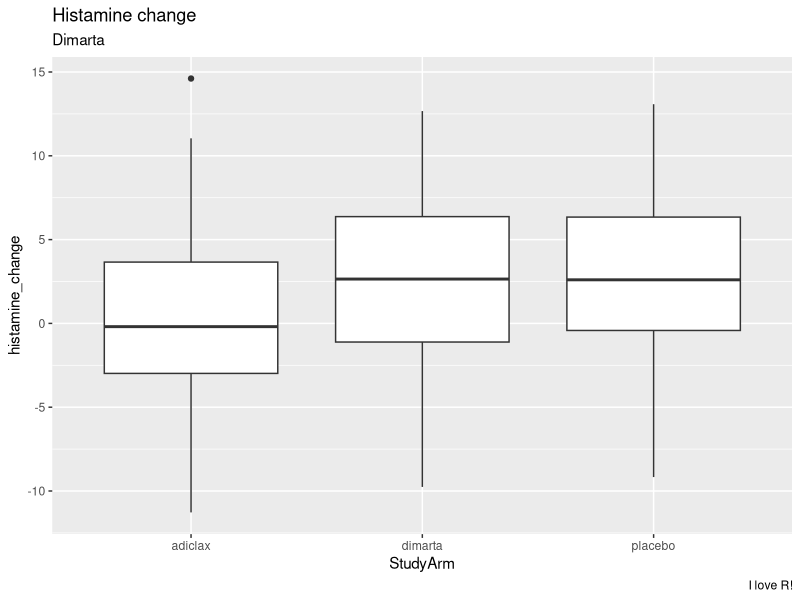
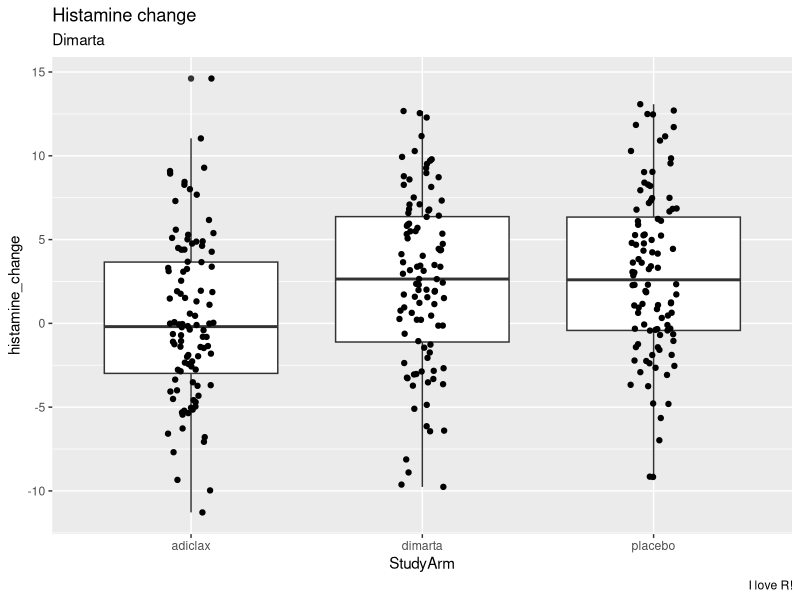
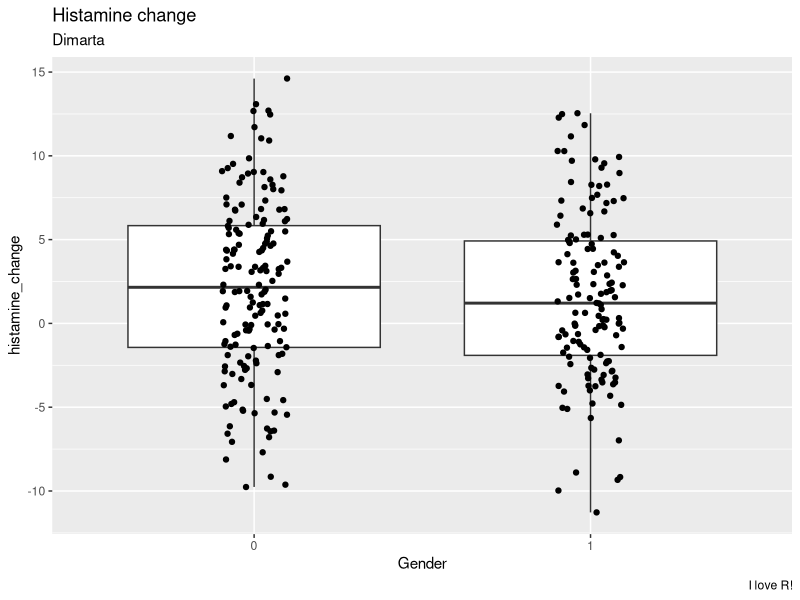
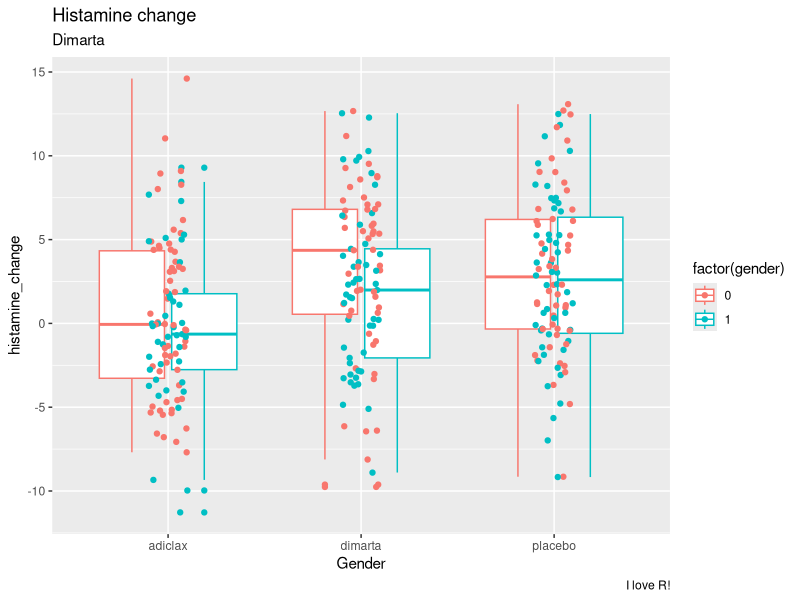
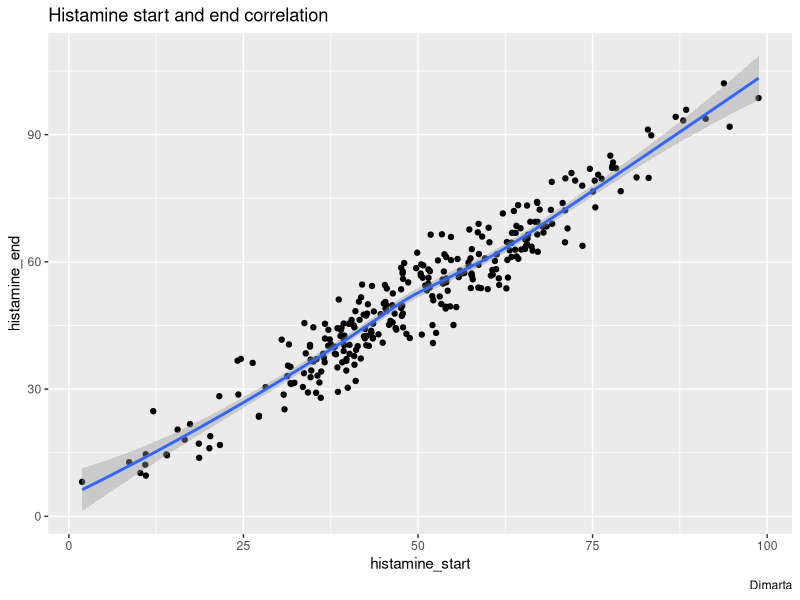
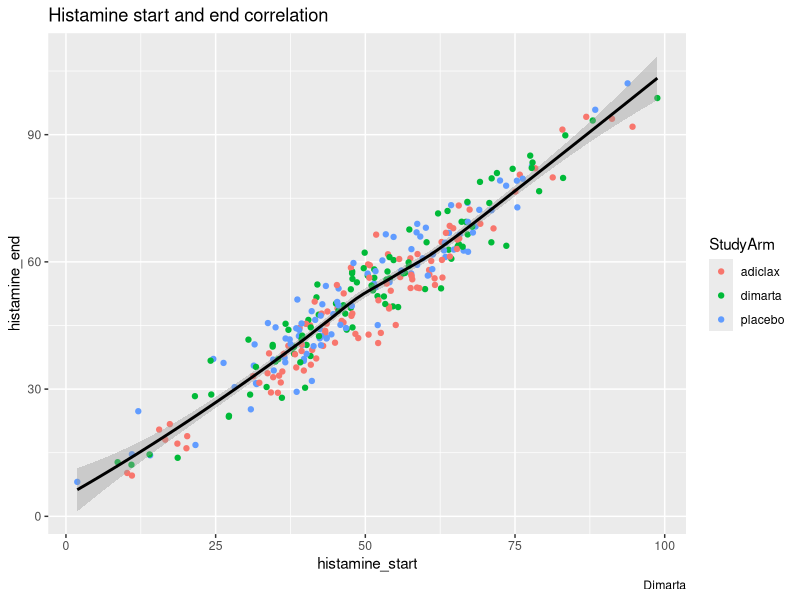
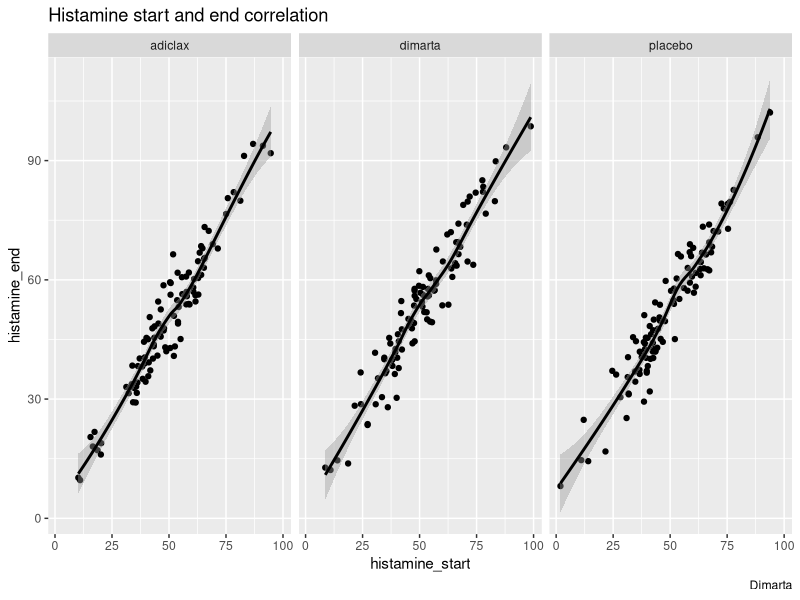

The R script that drew these images, in order:
## ---- chunk 1
knitr::opts_chunk$set(comment = NA, 
                      fig.width = 6, 
                      fig.height = 6,
                      fig.align = 'center',
                      echo = FALSE, 
                      eval = FALSE, 
                      warning = FALSE,
                      message = FALSE)

options(digits = 3)
library(tidyverse)
## ---- chunk 2
# set.seed(100)
# 
# PatientID_v <- sapply(1:300, FUN = function(x) {
#   paste0(sample(letters, size = 8, replace = TRUE), collapse = "")
#   })
# 
# arm_v <- rep(c(1, 2, 3), length.out = 300)
# 
# demographics_df <- tibble(
#   PatientID = PatientID_v,
#   age = round(rnorm(n = 300, mean = 40, sd = 5), 0),
#   gender = sample(c(0, 1), size = 300, replace = TRUE),
#   site  = sample(c("London", "Paris", "Tokyo"), size = 300, replace = TRUE),
#   diseasestatus = sample(c("Early", "Mid", "Late"), size = 300, replace = TRUE)
# ) %>%
#   sample_frac(1)
# 
# biomarker_df <- expand.grid(
#   PatientID = PatientID_v,
#   Biomarker = c("dw", "np", "ms"), 
#   stringsAsFactors = FALSE
# ) %>% as_tibble() %>%
#   sample_frac(1)
# 
# biomarker_df$BiomarkerStatus <- sample(c(TRUE, FALSE),
#                                              size = 900, replace = TRUE, prob = c(.25, .75))
# 
# trial_df <-  tibble(
#   PatientID = PatientID_v,
#   arm = arm_v,
#   histamine_start = round(rnorm(n = 300, mean = 50, sd = 15), 2),
#   histamine_end = NA
# ) %>% as_tibble() %>%
#   sample_frac(1) 
# 
# 
# trial_df$histamine_end[trial_df$arm == 1] <- trial_df$histamine_start[trial_df$arm == 1] + round(rnorm(sum(trial_df$arm == 1), mean = 3, sd = 5), 2)
# trial_df$histamine_end[trial_df$arm == 2] <- trial_df$histamine_start[trial_df$arm == 2] + round(rnorm(sum(trial_df$arm == 2), mean = -4, sd = 5), 2)
# trial_df$histamine_end[trial_df$arm == 3] <- trial_df$histamine_start[trial_df$arm == 3] + round(rnorm(sum(trial_df$arm == 3), mean = 0, sd = 5), 2)
# 
# trial_df$qol_start <- round(rnorm(n = 300, mean = 3, sd = 1), 0)
# trial_df$qol_end <- trial_df$qol_start + round(rnorm(n = 300, mean = 0, sd = 1), 0)
# 
# # Add some bad  / NA values
# # 
# # trial_df$histamine_start[sample(nrow(trial_df), size = 5)] <- c(999, -24, 888, -99, 999)
# # trial_df$histamine_end[sample(nrow(trial_df), size = 10)] <- NA
# # trial_df$histamine_start[sample(nrow(trial_df), size = 7)] <- NA
# 
# write_csv(x = trial_df, path = "_sessions/D2S3_CaseStudies/dimarta_trial.csv")
# write_csv(x = biomarker_df, path = "_sessions/D2S3_CaseStudies/dimarta_biomarker.csv")
# write_csv(x = demographics_df, path = "_sessions/D2S3_CaseStudies/dimarta_demographics.csv")

trial_df <- read_csv("1_Data/dimarta_trial.csv")
demographics_df <- read_csv("1_Data/dimarta_demographics.csv")
biomarker_df <- read_csv("1_Data/dimarta_biomarker.csv")
## ---- chunk 3
## read in datasets
trial_df <- read_csv("1_Data/dimarta_trial.csv")
demographics_df <- read_csv("1_Data/dimarta_demographics.csv")
biomarker_df <- read_csv("1_Data/dimarta_biomarker.csv")
## ---- chunk 4
trial_df
demographics_df
biomarker_df
## ---- chunk 5
trial_df <- trial_df %>%
  rename(StudyArm = arm)
## ---- chunk 6
# table(trial_df$StudyArm)

trial_df <- trial_df %>%
  mutate(StudyArm = case_when(
    StudyArm == 1 ~ "placebo",
    StudyArm == 2 ~ "adiclax",
    StudyArm == 3 ~ "dimarta"
  ))
## ---- chunk 7
demographics_df <- demographics_df %>%
  mutate(gender_c = case_when(
    gender == 0 ~ "male",
    gender == 1 ~ "female"
  ))
## ---- chunk 8
# Create a new dataframe called dimarta_df that contains both trial_df and demographics_df
dimarta_df <- trial_df %>%
  left_join(demographics_df)
## ---- chunk 9
biomarker_wide_df <- 
biomarker_df %>%
  pivot_wider(names_from = 'Biomarker',
              values_from = 'BiomarkerStatus')
## ---- chunk 10
dimarta_df <- dimarta_df %>% 
  left_join(biomarker_wide_df)
## ---- chunk 11
dimarta_df
## ---- chunk 12
mean(dimarta_df$age)
## ---- chunk 13
dimarta_df %>%
  group_by(gender_c) %>%
  summarise(
    Counts = n()    
  )
## ---- chunk 14
dimarta_df %>%
  group_by(StudyArm) %>%
  summarise(
    Counts = n()    
  )
## ---- chunk 15
dimarta_df %>%
  group_by(StudyArm, gender_c) %>%
    mutate(Counts = n())
## ---- chunk 16
dimarta_df <- dimarta_df %>%
  mutate(
    histamine_change = histamine_end - histamine_start
  )
## ---- chunk 17
dimarta_df <- dimarta_df %>%
  mutate(
    qol_change = qol_end - qol_start
  )

# Look at result
dimarta_df %>% 
  select(qol_change)
## ---- chunk 18
# Calculate percent of patients with positive biomarkers

dimarta_df %>%
  summarise(
    dw_mean = mean(dw),
    ms_percent = mean(ms),
    np_percent = mean(np)
  )
## ---- chunk 19
# Calculate the mean change in histamine for each study site
dimarta_df %>%
  group_by(site) %>%
  summarise(
    age_mean = mean(age),
    age_sd = sd(age)
  )
## ---- chunk 20
# Calculate the mean change in histamine for each study site
dimarta_df %>%
  group_by(site) %>%
  summarise(
    histamine_change_mean = mean(histamine_change, na.rm = TRUE)
  )
## ---- chunk 21
# Calculate the mean change in histamine for each study site
dimarta_df %>%
  group_by(StudyArm) %>%
  summarise(
    histamine_change_mean = mean(histamine_change, na.rm = TRUE)
  )
## ---- chunk 22
# Calculate the mean change in histamine for each study site
dimarta_df %>%
  group_by(StudyArm) %>%
  summarise(
    qol_change_mean = mean(qol_change, na.rm = TRUE)
  )
## ---- chunk 23
ggplot(data = dimarta_df,
       mapping = aes(x = StudyArm, 
                     y = histamine_change)) +
  geom_boxplot() +
  labs(title = "Histamine change",
       subtitle = "Dimarta",
       caption = "I love R!")
## ---- chunk 24
ggplot(data = dimarta_df,
       mapping = aes(x = StudyArm, 
                     y = histamine_change)) +
  geom_boxplot() + 
  geom_jitter(width = .1) +
  labs(title = "Histamine change",
       subtitle = "Dimarta",
       caption = "I love R!")
## ---- chunk 25
ggplot(data = dimarta_df,
       mapping = aes(x = factor(gender), 
                     y = histamine_change)) +
  geom_boxplot() +
  geom_jitter(width = .1) +
  labs(title = "Histamine change",
       subtitle = "Dimarta",
       caption = "I love R!",
       x = "Gender")
## ---- chunk 26
ggplot(data = dimarta_df,
       mapping = aes(x = StudyArm, 
                     y = histamine_change,
                     col = factor(gender))) +
  geom_boxplot() +
  geom_jitter(width = .1) +
  labs(title = "Histamine change",
       subtitle = "Dimarta",
       caption = "I love R!",
       x = "Gender")
## ---- chunk 27
ggplot(data = dimarta_df,
       aes(x = histamine_start, 
           y = histamine_end)) +
  geom_point() + 
  geom_smooth() +
  labs(title = "Histamine start and end correlation",
       caption = "Dimarta")
## ---- chunk 28
ggplot(data = dimarta_df,
       aes(x = histamine_start, 
           y = histamine_end,
           col = StudyArm)) +
  geom_point() + 
  geom_smooth(col = "black") +
  labs(title = "Histamine start and end correlation",
       caption = "Dimarta")
## ---- chunk 29
ggplot(data = dimarta_df,
       aes(x = histamine_start, 
           y = histamine_end)) +
  geom_point() + 
  geom_smooth(col = "black") +
  facet_wrap(~ StudyArm) +
  labs(title = "Histamine start and end correlation",
       caption = "Dimarta")
